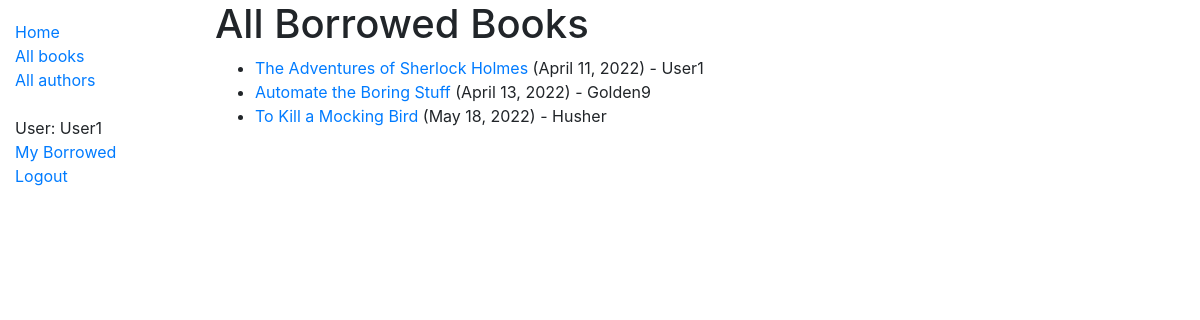
Screenshot of /catalog/borrowed (signed in) with the database file from the repository.
### catalog/models.py (models this page shows, shortened)
class BookInstance(models.Model):
    id = models.UUIDField(primary_key=True, default=uuid.uuid4, help_text='Unique ID for this particular book across whole library')
    book = models.ForeignKey('Book', on_delete=models.RESTRICT, null=True)
    imprint = models.CharField(max_length=200)
    due_back = models.DateField(null=True, blank=True)
    borrower = models.ForeignKey(User, on_delete=models.SET_NULL, null=True, blank=True)
    LOAN_STATUS = (
        ('m', 'Maintenance'),
        ('o', 'On loan'),
        ('a', 'Available'),
        ('r', 'Reserved'),
    )
    status = models.CharField(
        max_length=1,
        choices=LOAN_STATUS,
        blank=True,
        default='m',
        help_text='Book availability',
    )
    class Meta:
        ordering = ['due_back']
        permissions = (("can_mark_returned", "Set book as returned"),)
    @property
    def is_overdue(self):
        if self.due_back and date.today() > self.due_back:
            return True
        return False

class Book(models.Model):
    title = models.CharField(max_length = 200)
    author = models.ForeignKey("Author", on_delete = models.SET_NULL, null = True)
    summary = models.TextField(max_length = 1000, help_text = "Enter a brief description of the book")
    isbn = models.CharField('ISBN', max_length=13, unique=True, help_text='13 Character <a href="https://www.isbn-international.org/content/what-isbn">ISBN number</a>')
    genre = models.ManyToManyField(Genre, help_text = "Select a genre for this book")
    language = models.ForeignKey("Language", on_delete=models.SET_NULL, null=True)
    def display_genre(self):
        return ', '.join(genre.name for genre in self.genre.all()[:3])
    display_genre.short_description = 'Genre'
    def get_absolute_url(self):
        return reverse("book-detail", args = [str(self.id)])

### catalog/views.py (the view)
# urls.py: path("borrowed", views.AllBorrowedListView.as_view(), name = "borrowed-books"),
class AllBorrowedListView(LoginRequiredMixin, generic.ListView):
    model = BookInstance
    template_name ='catalog/all_borrowed.html'

### catalog/templates/catalog/all_borrowed.html (shortened to what this page needs)
{% extends "base_generic.html" %}
{% block content %}
<h1>All Borrowed Books</h1>
{% if bookinstance_list %}
<ul>
  {% for bookinst in bookinstance_list %}
  <li>
    <a href = "{{ bookinst.book.get_absolute_url }}">{{bookinst.book.title}}</a>
    <span class = "{% if bookinst.is_overdue %}text-danger {% endif %}>">({{bookinst.due_back}}) - {{bookinst.borrower}}</span>
  </li>
  {% endfor %}
</ul>
{% else %}
  <p>There are no books borrowed.</p>
{% endif %}
{% endblock %}

### catalog/templates/base_generic.html (shortened to what this page needs)
<!DOCTYPE html>
<html lang="en">
<head>
  <link rel="stylesheet" href="https://cdn.jsdelivr.net/npm/bootstrap@4.5.3/dist/css/bootstrap.min.css">
  {% load static %}
  <link rel="stylesheet" href="{% static 'css/styles.css' %}">
</head>
<body>
  <div class="container-fluid">
    <div class="row">
      <div class="col-sm-2">
      {% block sidebar %}
        <ul class="sidebar-nav">
          <li><a href="{% url 'index' %}">Home</a></li>
          <li><a href="{% url 'books' %}">All books</a></li>
          <li><a href="{% url 'authors' %}">All authors</a></li>
          <br>
          {% if user.is_authenticated %}
          <li>User: {{ user.get_username }}</li>
          <li><a href="{% url 'my-borrowed' %}">My Borrowed</a></li>
          <li><a href="{% url 'logout'%}?next={{request.path}}">Logout</a></li>
          {% else %}
            <li><a href="{% url 'login'%}?next={{request.path}}">Login</a></li>
          {% endif %}
          <br>
          <br>
        </ul>
     {% endblock %}
      </div>
      <div class="col-sm-10 ">{% block content %}{% endblock %}
      </div>
    </div>
  </div>
</body>
</html>

### catalog/static/css/styles.css (style rules this page uses)
.sidebar-nav { margin-top: 20px; padding: 0; list-style: none; }

### rows the page displays
BookInstance: book "The Adventures of Sherlock Holmes", due_back "April 11, 2022", borrower "User1"
BookInstance: book "Automate the Boring Stuff", due_back "April 13, 2022", borrower "Golden9"
BookInstance: book "To Kill a Mocking Bird", due_back "May 18, 2022", borrower "Husher"

### other values shown
{{ user.get_username }} "User1"
